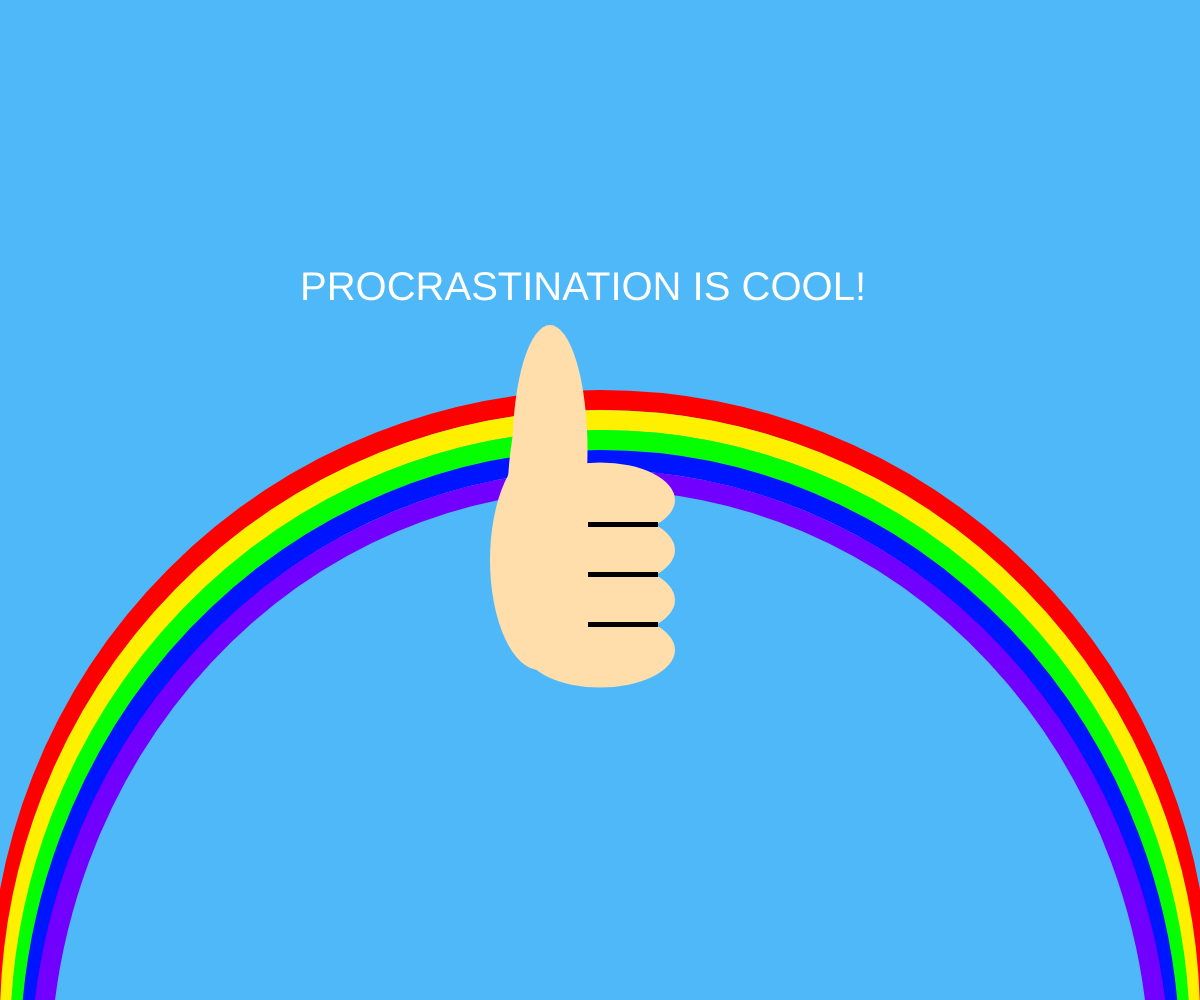
Frame 1 (no input)
Frame 60 (no input): identical to frame 1, image omitted
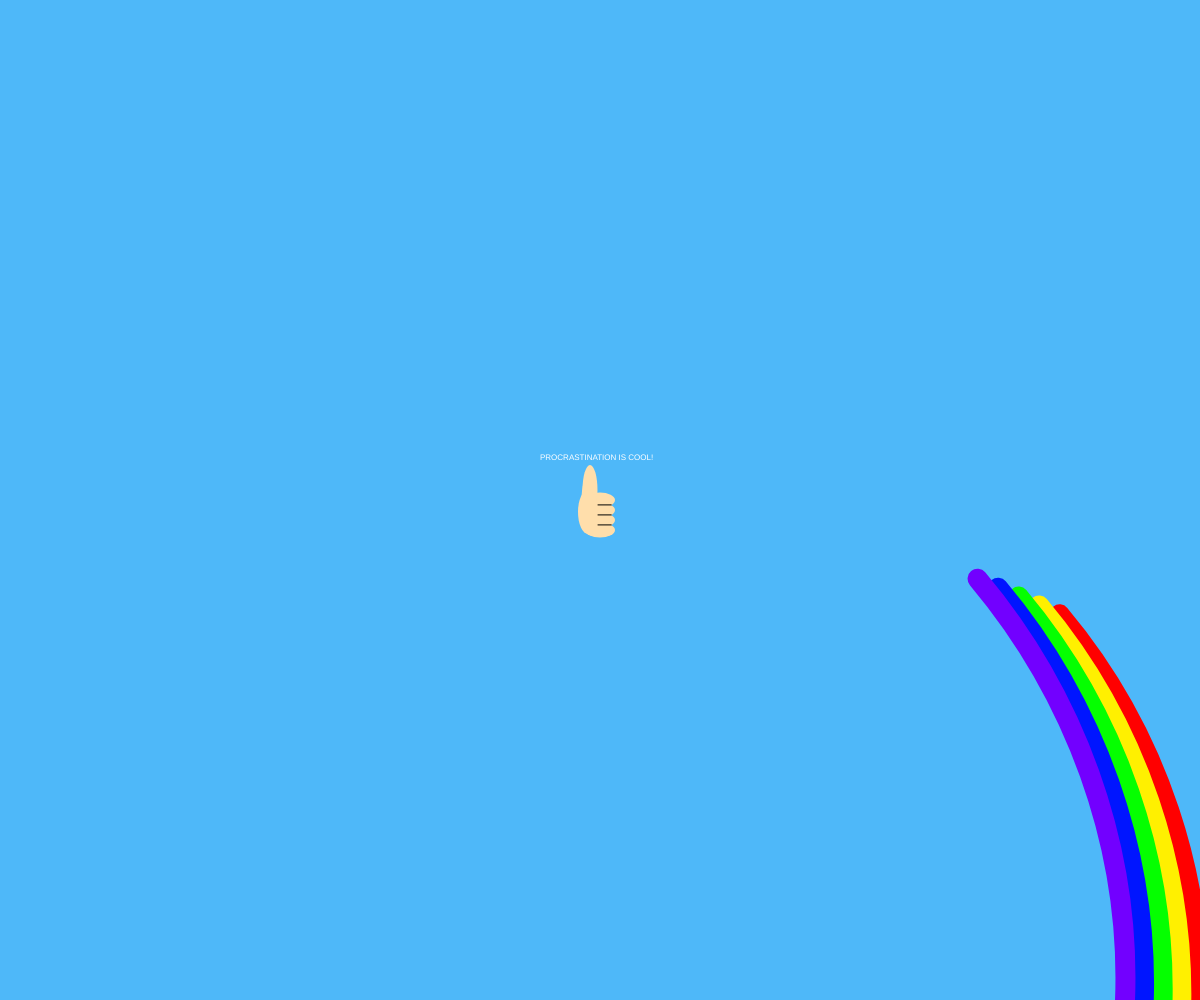
Frame 120 (the mouse pressed at the canvas centre since frame 60)

The p5.js sketch that drew these frames (run headless with seeded random() and noise() and a simulated clock; from frame 60 on, the mouse is pressed at the canvas centre):

// p5.js sketch
// ── sketch.js
//sets up document to be the width and height of window
function setup() {
//window size
    createCanvas( windowWidth, windowHeight );
}


//starts to draw
function draw() {
//sets custom var rainBow to be windowWidth
  var rainBow = windowWidth;

//beginning rainbow drawing, and its settings
push();
//background color, drawn every frame
    background( 'rgb(78, 184, 249)' );
    translate(rainBow*0.5, windowHeight);
//rainbow set to rotate with mouseY along bottom center
    rotate(radians(mouseY));
    stroke('rgba(255, 0, 0, 1)');
    strokeWeight(20);
    noFill();
//arc 1 - 5, decreasing by 20 pixels each time. The size of the stroke.
    arc(0,0, rainBow, rainBow, PI, 0);


    stroke('rgba(255, 240, 0, 1)');
    arc(0, 20, rainBow-20, rainBow, PI, 0);

    stroke('rgba(5, 255, 0, 1)');
    arc(0, 40, rainBow-40, rainBow, PI, 0);

    stroke('rgba(0, 21, 255, 1)');
    arc(0, 60, rainBow-60, rainBow, PI, 0);

    stroke('rgba(114, 0, 255, 1)');
    arc(0, 80, rainBow-80, rainBow, PI, 0);

pop();

//new translate and stroke/fill settings to draw a thumbs-up
//will scale thumb drawing with 100/mouseY to convert to reasonable ratio

push();
//sets middle of window to center
    translate(windowWidth*0.5,windowHeight*0.5)
    noStroke();
//creates a ratio of mouse movement
    scale(100/mouseY);
    fill('white');
    textSize(40);
//creates text above thumb
    text('PROCRASTINATION IS COOL!', -300, -200);
    fill('rgb(255, 222, 171)');
//thumbs up drawing
    ellipse(-50, -50, 75, 250);
    ellipse(0, 150, 150, 75);
    ellipse(0, 0, 150, 75);
    ellipse(0, 50, 150, 75);
    ellipse(0, 100, 150, 75);
    ellipse(-55, 0, 75, 250);
    ellipse(-60, 60, 100, 220);
    fill('rgb(0, 0, 0)');
    rect(-12, 22, 70, 5);
    rect(-12, 72, 70, 5);
    rect(-12, 122, 70, 5);

pop();

}
